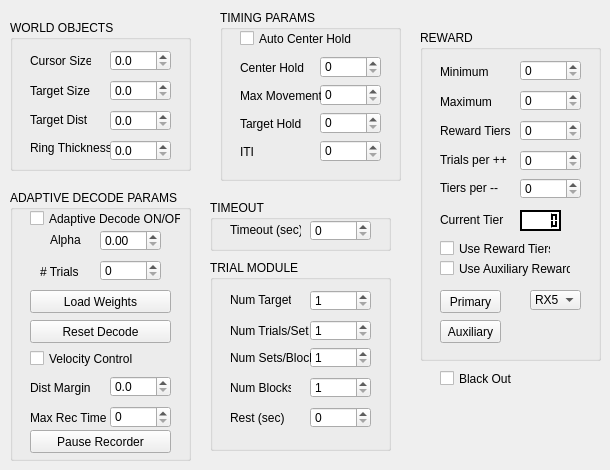
   <widget class="QWidget" name="TaskSettingsTab">
    <attribute name="title">
     <string>Task Settings</string>
    </attribute>
    <widget class="QGroupBox" name="WorldObjectsGroup">
     <property name="geometry">
      <rect>
       <x>10</x>
       <y>20</y>
       <width>181</width>
       <height>151</height>
      </rect>
     </property>
     <property name="title">
      <string>WORLD OBJECTS</string>
     </property>
     <widget class="QDoubleSpinBox" name="CursorSize">
      <property name="geometry">
       <rect>
        <x>100</x>
        <y>30</y>
        <width>61</width>
        <height>21</height>
       </rect>
      </property>
      <property name="inputMethodHints">
       <set>Qt::ImhNone</set>
      </property>
      <property name="decimals">
       <number>1</number>
      </property>
     </widget>
     <widget class="QLabel" name="CursorSizeLabel">
      <property name="geometry">
       <rect>
        <x>20</x>
        <y>33</y>
        <width>61</width>
        <height>16</height>
       </rect>
      </property>
      <property name="text">
       <string>Cursor Size</string>
      </property>
     </widget>
     <widget class="QDoubleSpinBox" name="TargetSize">
      <property name="geometry">
       <rect>
        <x>100</x>
        <y>60</y>
        <width>61</width>
        <height>21</height>
       </rect>
      </property>
      <property name="decimals">
       <number>1</number>
      </property>
     </widget>
     <widget class="QLabel" name="TargetSizeLabel">
      <property name="geometry">
       <rect>
        <x>20</x>
        <y>63</y>
        <width>71</width>
        <height>16</height>
       </rect>
      </property>
      <property name="text">
       <string>Target Size</string>
      </property>
     </widget>
     <widget class="QLabel" name="TargetDistanceLabel">
      <property name="geometry">
       <rect>
        <x>20</x>
        <y>92</y>
        <width>61</width>
        <height>16</height>
       </rect>
      </property>
      <property name="text">
       <string>Target Dist</string>
      </property>
     </widget>
     <widget class="QDoubleSpinBox" name="TargetDistance">
      <property name="geometry">
       <rect>
        <x>100</x>
        <y>90</y>
        <width>61</width>
        <height>21</height>
       </rect>
      </property>
      <property name="decimals">
       <number>1</number>
      </property>
     </widget>
     <widget class="QLabel" name="RingThicknessLabel">
      <property name="geometry">
       <rect>
        <x>20</x>
        <y>120</y>
        <width>81</width>
        <height>16</height>
       </rect>
      </property>
      <property name="text">
       <string>Ring Thickness</string>
      </property>
     </widget>
     <widget class="QDoubleSpinBox" name="RingThickness">
      <property name="geometry">
       <rect>
        <x>100</x>
        <y>120</y>
        <width>61</width>
        <height>21</height>
       </rect>
      </property>
      <property name="decimals">
       <number>1</number>
      </property>
     </widget>
    </widget>
    <widget class="QGroupBox" name="//rewardModule">
     <property name="geometry">
      <rect>
       <x>420</x>
       <y>30</y>
       <width>181</width>
       <height>331</height>
      </rect>
     </property>
     <property name="title">
      <string>REWARD</string>
     </property>
     <widget class="QSpinBox" name="RewardMin">
      <property name="geometry">
       <rect>
        <x>100</x>
        <y>30</y>
        <width>61</width>
        <height>21</height>
       </rect>
      </property>
      <property name="maximum">
       <number>9999999</number>
      </property>
     </widget>
     <widget class="QLabel" name="RewardMinLabel">
      <property name="geometry">
       <rect>
        <x>20</x>
        <y>34</y>
        <width>61</width>
        <height>16</height>
       </rect>
      </property>
      <property name="text">
       <string>Minimum</string>
      </property>
     </widget>
     <widget class="QSpinBox" name="RewardMax">
      <property name="geometry">
       <rect>
        <x>100</x>
        <y>60</y>
        <width>61</width>
        <height>21</height>
       </rect>
      </property>
      <property name="maximum">
       <number>9999999</number>
      </property>
     </widget>
     <widget class="QSpinBox" name="NumRewardTiers">
      <property name="geometry">
       <rect>
        <x>100</x>
        <y>90</y>
        <width>61</width>
        <height>21</height>
       </rect>
      </property>
      <property name="maximum">
       <number>9999999</number>
      </property>
     </widget>
     <widget class="QLabel" name="NumRewardTiersLabel">
      <property name="geometry">
       <rect>
        <x>20</x>
        <y>93</y>
        <width>71</width>
        <height>16</height>
       </rect>
      </property>
      <property name="text">
       <string>Reward Tiers</string>
      </property>
     </widget>
     <widget class="QLabel" name="RewardMaxLabel">
      <property name="geometry">
       <rect>
        <x>20</x>
        <y>64</y>
        <width>61</width>
        <height>16</height>
       </rect>
      </property>
      <property name="text">
       <string>Maximum</string>
      </property>
     </widget>
     <widget class="QLabel" name="RewardIncrementLabel">
      <property name="geometry">
       <rect>
        <x>20</x>
        <y>122</y>
        <width>81</width>
        <height>16</height>
       </rect>
      </property>
      <property name="text">
       <string>Trials per ++</string>
      </property>
     </widget>
     <widget class="QSpinBox" name="RewardIncrement">
      <property name="geometry">
       <rect>
        <x>100</x>
        <y>120</y>
        <width>61</width>
        <height>21</height>
       </rect>
      </property>
      <property name="maximum">
       <number>9999999</number>
      </property>
     </widget>
     <widget class="QLabel" name="RewardDecrementLabel">
      <property name="geometry">
       <rect>
        <x>20</x>
        <y>150</y>
        <width>81</width>
        <height>16</height>
       </rect>
      </property>
      <property name="text">
       <string>Tiers per --</string>
      </property>
     </widget>
     <widget class="QSpinBox" name="RewardDecrement">
      <property name="geometry">
       <rect>
        <x>100</x>
        <y>148</y>
        <width>61</width>
        <height>21</height>
       </rect>
      </property>
      <property name="maximum">
       <number>9999999</number>
      </property>
     </widget>
     <widget class="QLabel" name="CurrentRewardTierLabel">
      <property name="geometry">
       <rect>
        <x>20</x>
        <y>182</y>
        <width>81</width>
        <height>16</height>
       </rect>
      </property>
      <property name="text">
       <string>Current Tier</string>
      </property>
     </widget>
     <widget class="QCheckBox" name="UseRewardTiers">
      <property name="geometry">
       <rect>
        <x>20</x>
        <y>210</y>
        <width>111</width>
        <height>17</height>
       </rect>
      </property>
      <property name="text">
       <string>Use Reward Tiers</string>
      </property>
     </widget>
     <widget class="QCheckBox" name="UseAuxiliaryRewards">
      <property name="geometry">
       <rect>
        <x>20</x>
        <y>230</y>
        <width>131</width>
        <height>17</height>
       </rect>
      </property>
      <property name="text">
       <string>Use Auxiliary Reward</string>
      </property>
     </widget>
     <widget class="QLCDNumber" name="CurrentRewardTier">
      <property name="enabled">
       <bool>true</bool>
      </property>
      <property name="geometry">
       <rect>
        <x>100</x>
        <y>180</y>
        <width>41</width>
        <height>21</height>
       </rect>
      </property>
      <property name="palette">
       <palette>
        <active>
         <colorrole role="WindowText">
          <brush brushstyle="SolidPattern">
           <color alpha="255">
            <red>255</red>
            <green>255</green>
            <blue>255</blue>
           </color>
          </brush>
         </colorrole>
         <colorrole role="Button">
          <brush brushstyle="SolidPattern">
           <color alpha="255">
            <red>255</red>
            <green>255</green>
            <blue>255</blue>
           </color>
          </brush>
         </colorrole>
         <colorrole role="Light">
          <brush brushstyle="SolidPattern">
           <color alpha="255">
            <red>0</red>
            <green>0</green>
            <blue>0</blue>
           </color>
          </brush>
         </colorrole>
         <colorrole role="Midlight">
          <brush brushstyle="SolidPattern">
           <color alpha="255">
            <red>0</red>
            <green>0</green>
            <blue>0</blue>
           </color>
          </brush>
         </colorrole>
         <colorrole role="Dark">
          <brush brushstyle="SolidPattern">
           <color alpha="255">
            <red>0</red>
            <green>0</green>
            <blue>0</blue>
           </color>
          </brush>
         </colorrole>
         <colorrole role="Mid">
          <brush brushstyle="SolidPattern">
           <color alpha="255">
            <red>0</red>
            <green>0</green>
            <blue>0</blue>
           </color>
          </brush>
         </colorrole>
         <colorrole role="Text">
          <brush brushstyle="SolidPattern">
           <color alpha="255">
            <red>255</red>
            <green>255</green>
            <blue>255</blue>
           </color>
          </brush>
         </colorrole>
         <colorrole role="BrightText">
          <brush brushstyle="SolidPattern">
           <color alpha="255">
            <red>255</red>
            <green>255</green>
            <blue>255</blue>
           </color>
          </brush>
         </colorrole>
         <colorrole role="ButtonText">
          <brush brushstyle="SolidPattern">
           <color alpha="255">
            <red>255</red>
            <green>255</green>
            <blue>255</blue>
           </color>
          </brush>
         </colorrole>
         <colorrole role="Base">
          <brush brushstyle="SolidPattern">
           <color alpha="255">
            <red>255</red>
            <green>255</green>
            <blue>255</blue>
           </color>
          </brush>
         </colorrole>
         <colorrole role="Window">
          <brush brushstyle="SolidPattern">
           <color alpha="255">
            <red>255</red>
            <green>255</green>
            <blue>255</blue>
           </color>
          </brush>
         </colorrole>
         <colorrole role="Shadow">
          <brush brushstyle="SolidPattern">
           <color alpha="255">
            <red>0</red>
            <green>0</green>
            <blue>0</blue>
           </color>
          </brush>
         </colorrole>
         <colorrole role="AlternateBase">
          <brush brushstyle="SolidPattern">
           <color alpha="255">
            <red>255</red>
            <green>255</green>
            <blue>255</blue>
           </color>
          </brush>
         </colorrole>
        </active>
        <inactive>
         <colorrole role="WindowText">
          <brush brushstyle="SolidPattern">
           <color alpha="255">
            <red>255</red>
            <green>255</green>
            <blue>255</blue>
           </color>
          </brush>
         </colorrole>
         <colorrole role="Button">
          <brush brushstyle="SolidPattern">
           <color alpha="255">
            <red>255</red>
            <green>255</green>
            <blue>255</blue>
           </color>
          </brush>
         </colorrole>
         <colorrole role="Light">
          <brush brushstyle="SolidPattern">
           <color alpha="255">
            <red>0</red>
            <green>0</green>
            <blue>0</blue>
           </color>
          </brush>
         </colorrole>
         <colorrole role="Midlight">
          <brush brushstyle="SolidPattern">
           <color alpha="255">
            <red>0</red>
            <green>0</green>
            <blue>0</blue>
           </color>
          </brush>
         </colorrole>
         <colorrole role="Dark">
          <brush brushstyle="SolidPattern">
           <color alpha="255">
            <red>0</red>
            <green>0</green>
            <blue>0</blue>
           </color>
          </brush>
         </colorrole>
         <colorrole role="Mid">
          <brush brushstyle="SolidPattern">
           <color alpha="255">
            <red>0</red>
            <green>0</green>
            <blue>0</blue>
           </color>
          </brush>
         </colorrole>
         <colorrole role="Text">
          <brush brushstyle="SolidPattern">
           <color alpha="255">
            <red>255</red>
            <green>255</green>
            <blue>255</blue>
           </color>
          </brush>
         </colorrole>
         <colorrole role="BrightText">
          <brush brushstyle="SolidPattern">
           <color alpha="255">
            <red>255</red>
            <green>255</green>
            <blue>255</blue>
           </color>
          </brush>
         </colorrole>
         <colorrole role="ButtonText">
          <brush brushstyle="SolidPattern">
           <color alpha="255">
            <red>255</red>
            <green>255</green>
            <blue>255</blue>
           </color>
          </brush>
         </colorrole>
         <colorrole role="Base">
          <brush brushstyle="SolidPattern">
           <color alpha="255">
            <red>255</red>
            <green>255</green>
            <blue>255</blue>
           </color>
          </brush>
         </colorrole>
         <colorrole role="Window">
          <brush brushstyle="SolidPattern">
           <color alpha="255">
            <red>255</red>
            <green>255</green>
            <blue>255</blue>
           </color>
          </brush>
         </colorrole>
         <colorrole role="Shadow">
          <brush brushstyle="SolidPattern">
           <color alpha="255">
            <red>0</red>
            <green>0</green>
            <blue>0</blue>
           </color>
          </brush>
         </colorrole>
         <colorrole role="AlternateBase">
          <brush brushstyle="SolidPattern">
           <color alpha="255">
            <red>255</red>
            <green>255</green>
            <blue>255</blue>
           </color>
          </brush>
         </colorrole>
        </inactive>
        <disabled>
         <colorrole role="WindowText">
          <brush brushstyle="SolidPattern">
           <color alpha="255">
            <red>0</red>
            <green>0</green>
            <blue>0</blue>
           </color>
          </brush>
         </colorrole>
         <colorrole role="Button">
          <brush brushstyle="SolidPattern">
           <color alpha="255">
            <red>255</red>
            <green>255</green>
            <blue>255</blue>
           </color>
          </brush>
         </colorrole>
         <colorrole role="Light">
          <brush brushstyle="SolidPattern">
           <color alpha="255">
            <red>0</red>
            <green>0</green>
            <blue>0</blue>
           </color>
          </brush>
         </colorrole>
         <colorrole role="Midlight">
          <brush brushstyle="SolidPattern">
           <color alpha="255">
            <red>0</red>
            <green>0</green>
            <blue>0</blue>
           </color>
          </brush>
         </colorrole>
         <colorrole role="Dark">
          <brush brushstyle="SolidPattern">
           <color alpha="255">
            <red>0</red>
            <green>0</green>
            <blue>0</blue>
           </color>
          </brush>
         </colorrole>
         <colorrole role="Mid">
          <brush brushstyle="SolidPattern">
           <color alpha="255">
            <red>0</red>
            <green>0</green>
            <blue>0</blue>
           </color>
          </brush>
         </colorrole>
         <colorrole role="Text">
          <brush brushstyle="SolidPattern">
           <color alpha="255">
            <red>0</red>
            <green>0</green>
            <blue>0</blue>
           </color>
          </brush>
         </colorrole>
         <colorrole role="BrightText">
          <brush brushstyle="SolidPattern">
           <color alpha="255">
            <red>255</red>
            <green>255</green>
            <blue>255</blue>
           </color>
          </brush>
         </colorrole>
         <colorrole role="ButtonText">
          <brush brushstyle="SolidPattern">
           <color alpha="255">
            <red>0</red>
            <green>0</green>
            <blue>0</blue>
           </color>
          </brush>
         </colorrole>
         <colorrole role="Base">
          <brush brushstyle="SolidPattern">
           <color alpha="255">
            <red>255</red>
            <green>255</green>
            <blue>255</blue>
           </color>
          </brush>
         </colorrole>
         <colorrole role="Window">
          <brush brushstyle="SolidPattern">
           <color alpha="255">
            <red>255</red>
            <green>255</green>
            <blue>255</blue>
           </color>
          </brush>
         </colorrole>
         <colorrole role="Shadow">
          <brush brushstyle="SolidPattern">
           <color alpha="255">
            <red>0</red>
            <green>0</green>
            <blue>0</blue>
           </color>
          </brush>
         </colorrole>
         <colorrole role="AlternateBase">
          <brush brushstyle="SolidPattern">
           <color alpha="255">
            <red>255</red>
            <green>255</green>
            <blue>255</blue>
           </color>
          </brush>
         </colorrole>
        </disabled>
       </palette>
      </property>
      <property name="autoFillBackground">
       <bool>true</bool>
      </property>
      <property name="numDigits">
       <number>5</number>
      </property>
     </widget>
     <widget class="QComboBox" name="RewardDeviceName">
      <property name="geometry">
       <rect>
        <x>110</x>
        <y>260</y>
        <width>51</width>
        <height>20</height>
       </rect>
      </property>
      <item>
       <property name="text">
        <string>RX5</string>
       </property>
      </item>
      <item>
       <property name="text">
        <string>RX7</string>
       </property>
      </item>
     </widget>
     <widget class="QPushButton" name="PrimaryReward">
      <property name="geometry">
       <rect>
        <x>20</x>
        <y>260</y>
        <width>61</width>
        <height>23</height>
       </rect>
      </property>
      <property name="text">
       <string>Primary</string>
      </property>
     </widget>
     <widget class="QPushButton" name="AuxiliaryReward">
      <property name="geometry">
       <rect>
        <x>20</x>
        <y>290</y>
        <width>61</width>
        <height>23</height>
       </rect>
      </property>
      <property name="text">
       <string>Auxiliary</string>
      </property>
     </widget>
    </widget>
    <widget class="QGroupBox" name="TrialModule">
     <property name="geometry">
      <rect>
       <x>210</x>
       <y>260</y>
       <width>181</width>
       <height>191</height>
      </rect>
     </property>
     <property name="title">
      <string>TRIAL MODULE</string>
     </property>
     <widget class="QDoubleSpinBox" name="NumSets">
      <property name="geometry">
       <rect>
        <x>100</x>
        <y>87</y>
        <width>61</width>
        <height>21</height>
       </rect>
      </property>
      <property name="decimals">
       <number>0</number>
      </property>
      <property name="minimum">
       <double>1.000000000000000</double>
      </property>
     </widget>
     <widget class="QLabel" name="NumSetsLabel">
      <property name="geometry">
       <rect>
        <x>20</x>
        <y>90</y>
        <width>81</width>
        <height>16</height>
       </rect>
      </property>
      <property name="text">
       <string>Num Sets/Block</string>
      </property>
     </widget>
     <widget class="QLabel" name="NumTrialsLabel">
      <property name="geometry">
       <rect>
        <x>20</x>
        <y>63</y>
        <width>81</width>
        <height>16</height>
       </rect>
      </property>
      <property name="text">
       <string>Num Trials/Set</string>
      </property>
     </widget>
     <widget class="QDoubleSpinBox" name="NumTrials">
      <property name="geometry">
       <rect>
        <x>100</x>
        <y>60</y>
        <width>61</width>
        <height>21</height>
       </rect>
      </property>
      <property name="decimals">
       <number>0</number>
      </property>
      <property name="minimum">
       <double>1.000000000000000</double>
      </property>
     </widget>
     <widget class="QDoubleSpinBox" name="RestPeriod">
      <property name="geometry">
       <rect>
        <x>100</x>
        <y>147</y>
        <width>61</width>
        <height>21</height>
       </rect>
      </property>
      <property name="decimals">
       <number>0</number>
      </property>
      <property name="minimum">
       <double>0.000000000000000</double>
      </property>
     </widget>
     <widget class="QLabel" name="RestPeriodLabel">
      <property name="geometry">
       <rect>
        <x>20</x>
        <y>150</y>
        <width>61</width>
        <height>16</height>
       </rect>
      </property>
      <property name="text">
       <string>Rest (sec)</string>
      </property>
     </widget>
     <widget class="QLabel" name="NumBlocksLabel">
      <property name="geometry">
       <rect>
        <x>20</x>
        <y>120</y>
        <width>61</width>
        <height>16</height>
       </rect>
      </property>
      <property name="text">
       <string>Num Blocks</string>
      </property>
     </widget>
     <widget class="QDoubleSpinBox" name="NumBlocks">
      <property name="geometry">
       <rect>
        <x>100</x>
        <y>117</y>
        <width>61</width>
        <height>21</height>
       </rect>
      </property>
      <property name="decimals">
       <number>0</number>
      </property>
      <property name="minimum">
       <double>1.000000000000000</double>
      </property>
     </widget>
     <widget class="QDoubleSpinBox" name="NumTargets">
      <property name="geometry">
       <rect>
        <x>100</x>
        <y>30</y>
        <width>61</width>
        <height>21</height>
       </rect>
      </property>
      <property name="decimals">
       <number>0</number>
      </property>
      <property name="minimum">
       <double>1.000000000000000</double>
      </property>
     </widget>
     <widget class="QLabel" name="NumTargetsLabel">
      <property name="geometry">
       <rect>
        <x>20</x>
        <y>32</y>
        <width>61</width>
        <height>16</height>
       </rect>
      </property>
      <property name="text">
       <string>Num Targets</string>
      </property>
     </widget>
    </widget>
    <widget class="QCheckBox" name="BlackOut">
     <property name="geometry">
      <rect>
       <x>440</x>
       <y>370</y>
       <width>151</width>
       <height>17</height>
      </rect>
     </property>
     <property name="text">
      <string>Black Out</string>
     </property>
    </widget>
    <widget class="QGroupBox" name="TimeoutModule">
     <property name="geometry">
      <rect>
       <x>210</x>
       <y>200</y>
       <width>181</width>
       <height>51</height>
      </rect>
     </property>
     <property name="title">
      <string>TIMEOUT</string>
     </property>
     <widget class="QLabel" name="TimeoutTimeLabel">
      <property name="geometry">
       <rect>
        <x>20</x>
        <y>22</y>
        <width>71</width>
        <height>16</height>
       </rect>
      </property>
      <property name="text">
       <string>Timeout (sec)</string>
      </property>
     </widget>
     <widget class="QSpinBox" name="TimeoutTime">
      <property name="geometry">
       <rect>
        <x>100</x>
        <y>20</y>
        <width>61</width>
        <height>21</height>
       </rect>
      </property>
      <property name="text" stdset="0">
       <string>0</string>
      </property>
      <property name="maximum">
       <number>99999</number>
      </property>
      <property name="singleStep">
       <number>10</number>
      </property>
     </widget>
    </widget>
    <widget class="QGroupBox" name="HoldTimesGroup">
     <property name="geometry">
      <rect>
       <x>220</x>
       <y>10</y>
       <width>181</width>
       <height>171</height>
      </rect>
     </property>
     <property name="title">
      <string>TIMING PARAMS</string>
     </property>
     <widget class="QLabel" name="CenterHoldTimeLabel">
      <property name="geometry">
       <rect>
        <x>20</x>
        <y>50</y>
        <width>81</width>
        <height>16</height>
       </rect>
      </property>
      <property name="text">
       <string>Center Hold</string>
      </property>
     </widget>
     <widget class="QSpinBox" name="CenterHoldTime">
      <property name="geometry">
       <rect>
        <x>100</x>
        <y>46</y>
        <width>61</width>
        <height>22</height>
       </rect>
      </property>
      <property name="maximum">
       <number>9999999</number>
      </property>
      <property name="singleStep">
       <number>100</number>
      </property>
     </widget>
     <widget class="QSpinBox" name="MaxMovementTime">
      <property name="geometry">
       <rect>
        <x>100</x>
        <y>74</y>
        <width>61</width>
        <height>22</height>
       </rect>
      </property>
      <property name="maximum">
       <number>9999999</number>
      </property>
      <property name="singleStep">
       <number>100</number>
      </property>
     </widget>
     <widget class="QLabel" name="MaxMovementTimeLabel">
      <property name="geometry">
       <rect>
        <x>20</x>
        <y>78</y>
        <width>81</width>
        <height>16</height>
       </rect>
      </property>
      <property name="text">
       <string>Max Movement</string>
      </property>
     </widget>
     <widget class="QSpinBox" name="TargetHoldTime">
      <property name="geometry">
       <rect>
        <x>100</x>
        <y>102</y>
        <width>61</width>
        <height>22</height>
       </rect>
      </property>
      <property name="maximum">
       <number>9999999</number>
      </property>
      <property name="singleStep">
       <number>100</number>
      </property>
     </widget>
     <widget class="QLabel" name="TargetHoldTimeLabel">
      <property name="geometry">
       <rect>
        <x>20</x>
        <y>106</y>
        <width>81</width>
        <height>16</height>
       </rect>
      </property>
      <property name="text">
       <string>Target Hold</string>
      </property>
     </widget>
     <widget class="QCheckBox" name="AutoCenterHold">
      <property name="geometry">
       <rect>
        <x>20</x>
        <y>20</y>
        <width>151</width>
        <height>17</height>
       </rect>
      </property>
      <property name="text">
       <string>Auto Center Hold</string>
      </property>
     </widget>
     <widget class="QLabel" name="ITILabel">
      <property name="geometry">
       <rect>
        <x>20</x>
        <y>134</y>
        <width>81</width>
        <height>16</height>
       </rect>
      </property>
      <property name="text">
       <string>ITI</string>
      </property>
     </widget>
     <widget class="QSpinBox" name="ITI">
      <property name="geometry">
       <rect>
        <x>100</x>
        <y>130</y>
        <width>61</width>
        <height>22</height>
       </rect>
      </property>
      <property name="maximum">
       <number>9999999</number>
      </property>
      <property name="singleStep">
       <number>100</number>
      </property>
     </widget>
    </widget>
    <widget class="QGroupBox" name="AdaptiveDecodeGroup">
     <property name="geometry">
      <rect>
       <x>10</x>
       <y>190</y>
       <width>181</width>
       <height>271</height>
      </rect>
     </property>
     <property name="title">
      <string>ADAPTIVE DECODE PARAMS</string>
     </property>
     <widget class="QPushButton" name="LoadDecodeWeights">
      <property name="geometry">
       <rect>
        <x>20</x>
        <y>100</y>
        <width>141</width>
        <height>23</height>
       </rect>
      </property>
      <property name="text">
       <string>Load Weights</string>
      </property>
     </widget>
     <widget class="QCheckBox" name="AdaptiveDecode">
      <property name="geometry">
       <rect>
        <x>20</x>
        <y>20</y>
        <width>151</width>
        <height>17</height>
       </rect>
      </property>
      <property name="text">
       <string>Adaptive Decode ON/OFF</string>
      </property>
     </widget>
     <widget class="QLabel" name="AlphaLabel">
      <property name="geometry">
       <rect>
        <x>40</x>
        <y>42</y>
        <width>31</width>
        <height>16</height>
       </rect>
      </property>
      <property name="text">
       <string>Alpha</string>
      </property>
     </widget>
     <widget class="QDoubleSpinBox" name="Alpha">
      <property name="geometry">
       <rect>
        <x>90</x>
        <y>40</y>
        <width>61</width>
        <height>21</height>
       </rect>
      </property>
      <property name="decimals">
       <number>2</number>
      </property>
      <property name="maximum">
       <double>1.000000000000000</double>
      </property>
     </widget>
     <widget class="QPushButton" name="ResetDecode">
      <property name="geometry">
       <rect>
        <x>20</x>
        <y>130</y>
        <width>141</width>
        <height>23</height>
       </rect>
      </property>
      <property name="text">
       <string>Reset Decode</string>
      </property>
     </widget>
     <widget class="QCheckBox" name="VelocityControl">
      <property name="geometry">
       <rect>
        <x>20</x>
        <y>160</y>
        <width>151</width>
        <height>17</height>
       </rect>
      </property>
      <property name="text">
       <string>Velocity Control</string>
      </property>
     </widget>
     <widget class="QLabel" name="NumDecodeTrialsLabel">
      <property name="geometry">
       <rect>
        <x>30</x>
        <y>72</y>
        <width>51</width>
        <height>20</height>
       </rect>
      </property>
      <property name="text">
       <string># Trials</string>
      </property>
     </widget>
     <widget class="QDoubleSpinBox" name="NumDecodeTrials">
      <property name="geometry">
       <rect>
        <x>90</x>
        <y>70</y>
        <width>61</width>
        <height>21</height>
       </rect>
      </property>
      <property name="decimals">
       <number>0</number>
      </property>
      <property name="maximum">
       <double>100.000000000000000</double>
      </property>
     </widget>
     <widget class="QLabel" name="HoldTimeLabel_2">
      <property name="geometry">
       <rect>
        <x>20</x>
        <y>220</y>
        <width>81</width>
        <height>16</height>
       </rect>
      </property>
      <property name="text">
       <string>Max Rec Time</string>
      </property>
     </widget>
     <widget class="QSpinBox" name="MaxRecordTime">
      <property name="geometry">
       <rect>
        <x>100</x>
        <y>216</y>
        <width>61</width>
        <height>22</height>
       </rect>
      </property>
      <property name="maximum">
       <number>9999999</number>
      </property>
      <property name="singleStep">
       <number>100</number>
      </property>
     </widget>
     <widget class="QLabel" name="HoldTimeLabel_3">
      <property name="geometry">
       <rect>
        <x>20</x>
        <y>190</y>
        <width>81</width>
        <height>16</height>
       </rect>
      </property>
      <property name="text">
       <string>Dist Margin</string>
      </property>
     </widget>
     <widget class="QDoubleSpinBox" name="DistMargin">
      <property name="geometry">
       <rect>
        <x>100</x>
        <y>186</y>
        <width>61</width>
        <height>21</height>
       </rect>
      </property>
      <property name="inputMethodHints">
       <set>Qt::ImhNone</set>
      </property>
      <property name="decimals">
       <number>1</number>
      </property>
     </widget>
     <widget class="QPushButton" name="PauseRecorder">
      <property name="geometry">
       <rect>
        <x>20</x>
        <y>240</y>
        <width>141</width>
        <height>23</height>
       </rect>
      </property>
      <property name="text">
       <string>Pause Recorder</string>
      </property>
     </widget>
    </widget>
   </widget>
